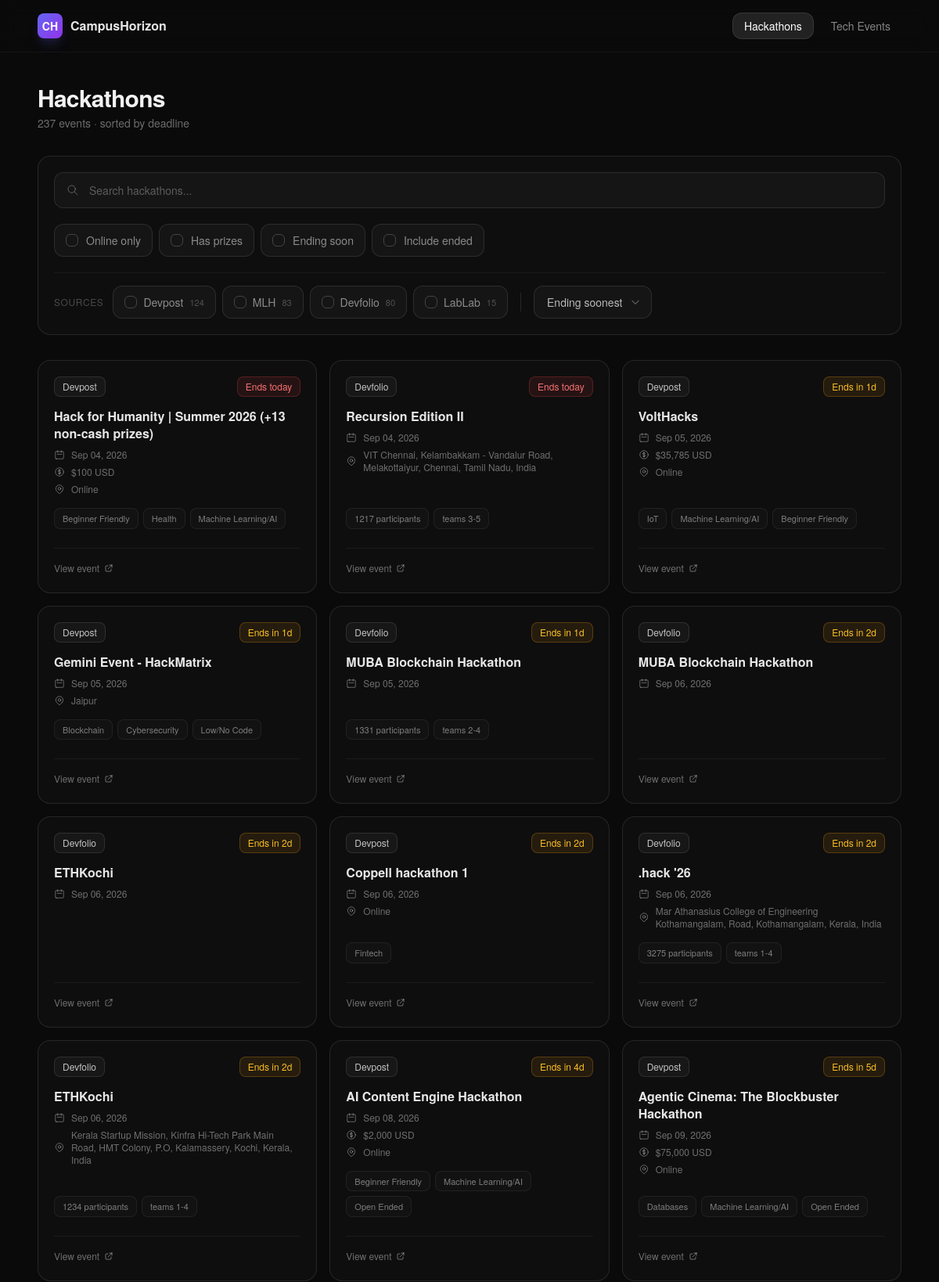
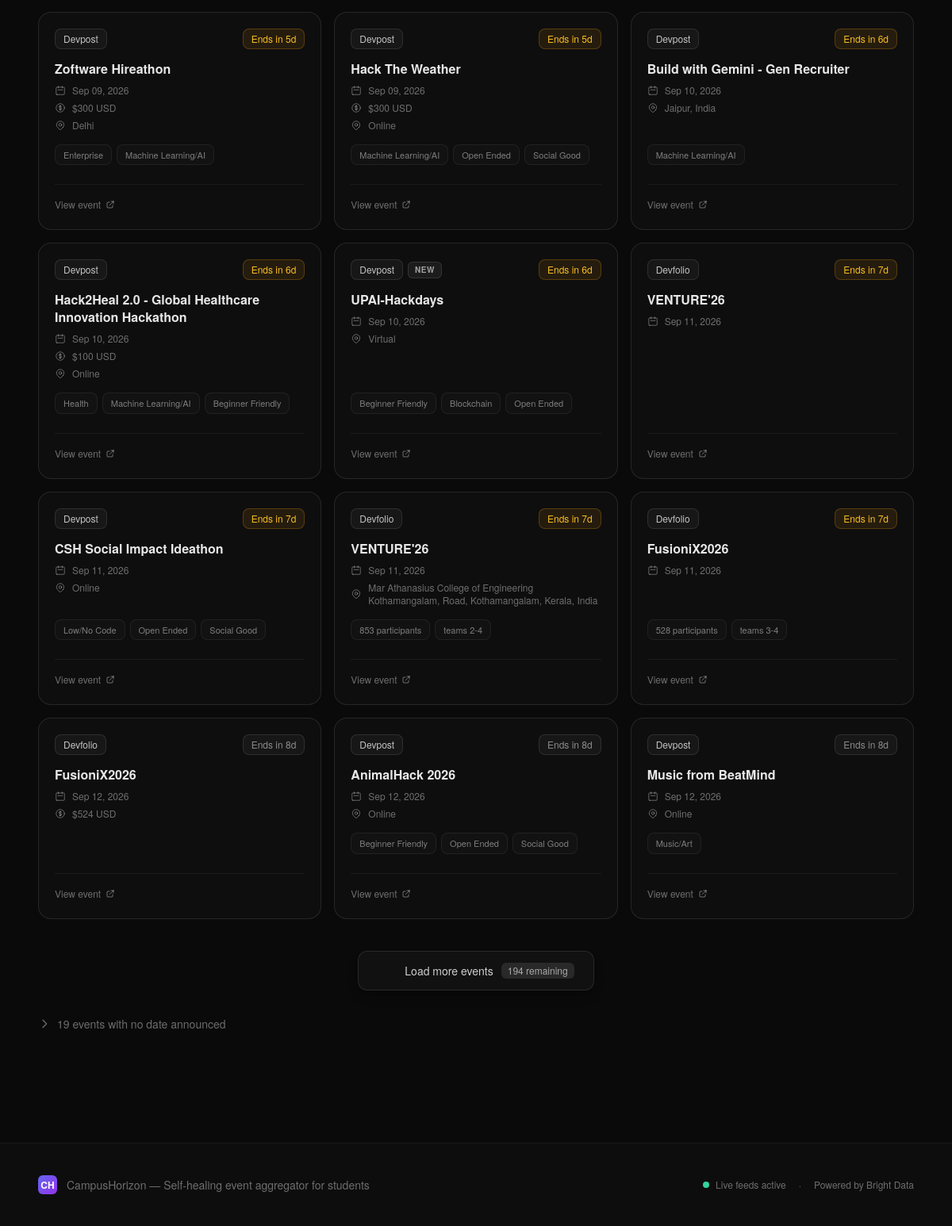
Page /hackathons/ on the earlier database version (2 pictures, top to bottom).
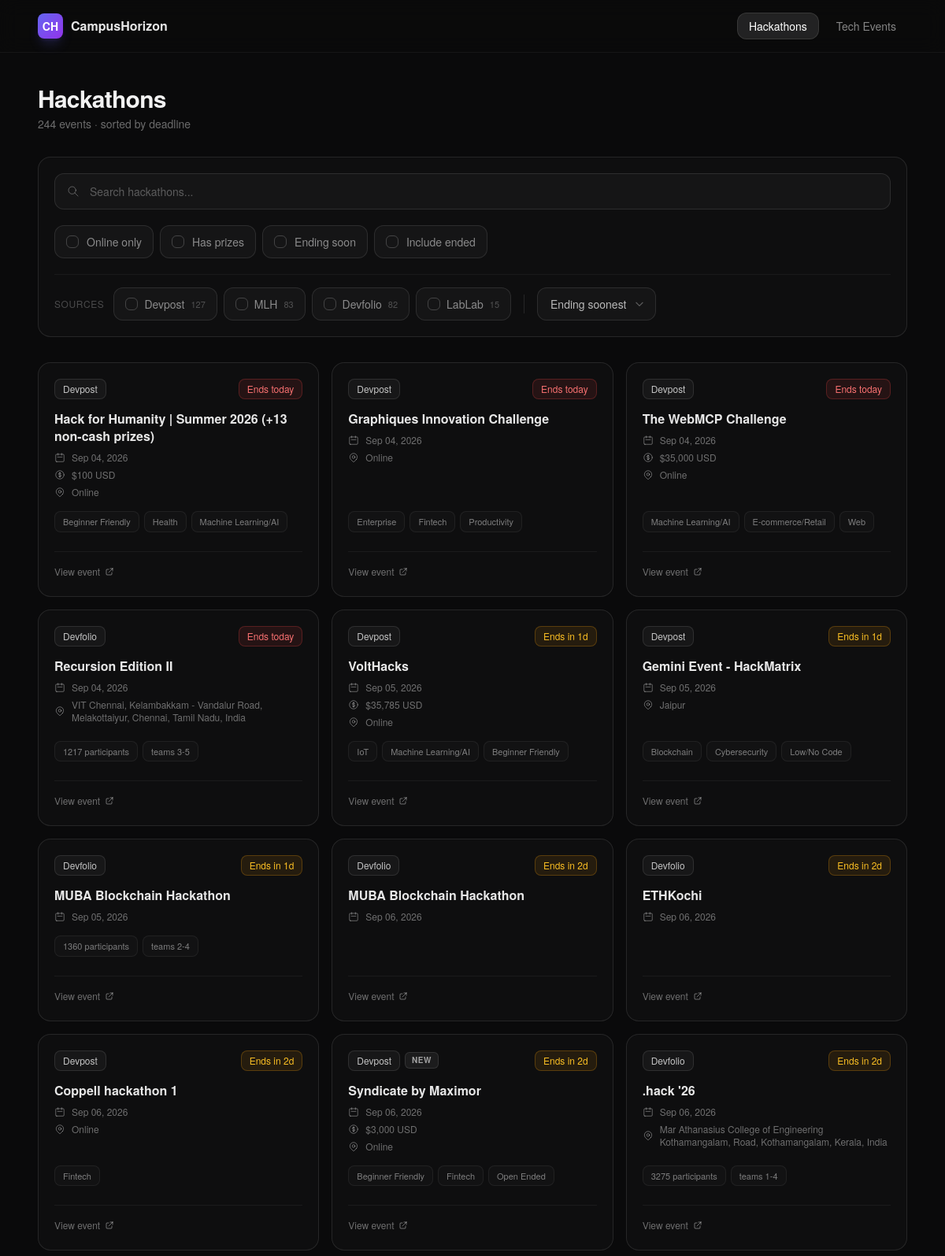
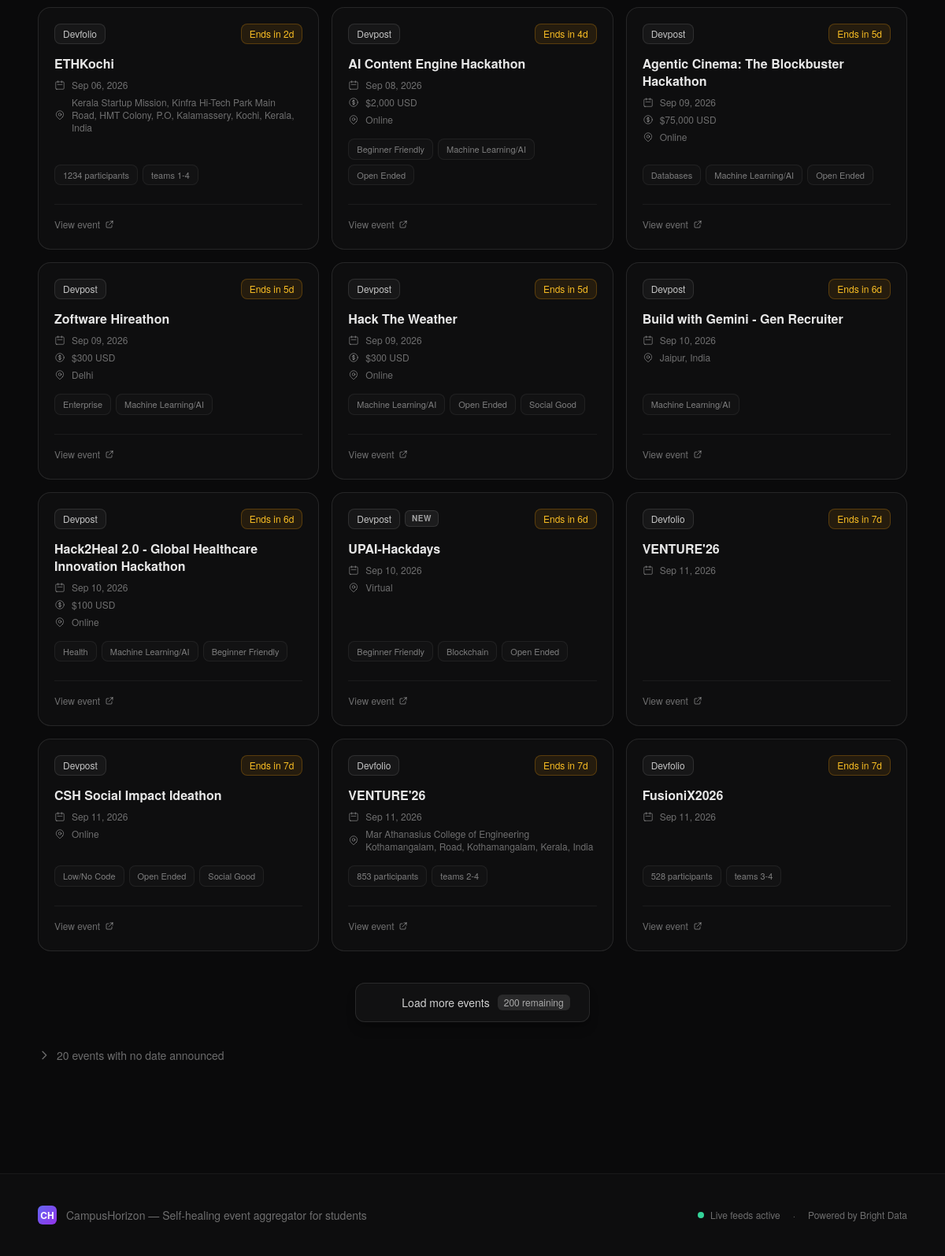
Same page on the later database version (2 pictures, top to bottom).
### events/models.py (models this page shows, shortened)
class Event(models.Model):
    title = models.CharField(max_length=500)
    source = models.CharField(max_length=20, choices=Source.choices, db_index=True)
    url = models.URLField(unique=True, max_length=1000)
    deadline = models.DateTimeField(null=True, blank=True, db_index=True)
    prizes = models.CharField(max_length=500, blank=True, default='')
    tags = models.JSONField(default=list, blank=True)
    is_online = models.BooleanField(null=True, blank=True)
    location = models.CharField(max_length=300, blank=True, default='')
    event_type = models.CharField(max_length=100, blank=True, default='')
    last_updated = models.DateTimeField(auto_now=True)
    created_at = models.DateTimeField(auto_now_add=True)
    class Meta:
        ordering = ['deadline']

### events/views.py (the view)
# urls.py: path('hackathons/', views.hackathons, name='hackathons'),
def hackathons(request):
    dated, undated, source_counts, active_filters, config = _get_feed(
        request, HACKATHON_SOURCES, 'hackathons'
    )
    selected_sources = [
        s for s in request.GET.getlist('source')
        if s in [x.value for x in HACKATHON_SOURCES]
    ]
    paginator = Paginator(dated, PAGE_SIZE)
    page_num = request.GET.get('page', 1)
    page_obj = paginator.get_page(page_num)
    remaining_count = max(0, paginator.count - (page_obj.number * PAGE_SIZE))
    next_page_url = _page_url(request, page_obj.next_page_number()) if page_obj.has_next() else None
    return render(request, 'events/feed.html', {
        'events': page_obj.object_list,
        'page_obj': page_obj,
        'remaining_count': remaining_count,
        'next_page_url': next_page_url,
        'undated_events': undated,
        'total_count': paginator.count + undated.count(),
        'source_counts': source_counts,
        'active_filters': active_filters,
        'filter_config': config,
        'page_title': 'Hackathons',
        'sources': HACKATHON_SOURCES,
        'category': 'hackathons',
        'selected_sources': selected_sources,
    })

### events/templatetags/event_filters.py (called while the page is built)
@register.filter
def source_color(source):
    return SOURCE_COLORS.get(source, {'bg': 'bg-white/10', 'text': 'text-white/60', 'border': 'border-white/20', 'label': source})

@register.filter
def get_item(dictionary, key):
    return dictionary.get(key)

@register.filter
def days_left(deadline):
    if not deadline:
        return None
    now = timezone.now()
    delta = deadline - now
    days = delta.days
    if days < 0:
        return 'ended'
    if days == 0:
        return 'today'
    return days

@register.filter
def deadline_badge_class(deadline):
    days = days_left(deadline)
    if days == 'ended':
        return 'border-white/5 bg-white/[0.02] text-white/30'
    if days == 'today':
        return 'border-red-500/25 bg-red-500/10 text-red-400'
    if isinstance(days, int) and days <= 7:
        return 'border-amber-500/25 bg-amber-500/10 text-amber-400'
    return 'border-white/10 bg-white/[0.04] text-white/50'

@register.filter
def stagger_delay(index):
    return f'{min(index * 0.04, 0.4):.2f}s'

### events/views.py (called while the page is built)
def _page_url(request, page_number):
    params = request.GET.copy()
    params['page'] = page_number
    qs = params.urlencode()
    return f'{request.path}?{qs}'

### events/templates/events/feed.html (shortened to what the changed rows need)
{% extends "events/base.html" %}
{% load event_filters %}
{% block content %}
<div id="feed">
    <div class="max-w-6xl mx-auto px-6 py-10">
        <div class="mb-8 flex items-end justify-between flex-wrap gap-3">
            <div>
                <h1 class="text-3xl font-bold text-white/95 tracking-tight">{{ page_title }}</h1>
                <p class="text-sm text-white/40 mt-1">
                    <span>{{ total_count }}</span> event{{ total_count|pluralize }}
                    {% if request.GET.sort == 'newest' %} &middot; newest first{% elif category == 'tech-events' %} &middot; sorted by event date{% else %} &middot; sorted by deadline{% endif %}
                </p>
            </div>
        </div>
        <form method="get"
              hx-get="{{ request.path }}"
              hx-target="#feed"
              hx-select="#feed"
              hx-swap="outerHTML"
              hx-trigger="change delay:120ms, keyup changed delay:400ms from:#q"
              hx-push-url="true"
              hx-indicator="#updating"
              class="mb-8 rounded-2xl border border-white/10 bg-white/[0.02] p-5 space-y-5">
            <div class="flex flex-wrap items-center gap-2 pt-4 border-t border-white/5">
                <span class="text-xs uppercase tracking-wider text-white/25 mr-1">Sources</span>
                {% for source in sources %}
                {% with sc=source|source_color count=source_counts|get_item:source.value %}
                <label class="inline-flex items-center gap-2 px-3.5 py-2.5 rounded-xl border text-sm cursor-pointer select-none transition-colors border-white/10 bg-white/[0.03] text-white/50 hover:text-white/80 has-[:checked]:{{ sc.border }} has-[:checked]:{{ sc.text }} has-[:checked]:{{ sc.bg }}">
                    <span class="relative w-4 h-4 rounded-md border border-white/20 has-[:checked]:border-white/30 has-[:checked]:bg-white/10">
                    </span>
                    {{ sc.label }}
                    {% if count %}<span class="text-[11px] text-white/25">{{ count }}</span>{% endif %}
                </label>
                {% endwith %}
                {% endfor %}
                <div class="relative">
                    <select name="sort" id="sort"
                            class="appearance-none pl-4 pr-9 py-2.5 rounded-xl border border-white/10 bg-white/[0.03] text-sm text-white/70 focus:outline-none focus:border-indigo-500/40 cursor-pointer">
                    </select>
                    <svg class="absolute right-3.5 top-1/2 -translate-y-1/2 w-3.5 h-3.5 text-white/30 pointer-events-none" fill="none" stroke="currentColor" viewBox="0 0 24 24">
                        <path stroke-linecap="round" stroke-linejoin="round" stroke-width="2" d="M19 9l-7 7-7-7"/>
                    </svg>
                </div>
            </div>
        </form>
        <div id="events-grid" class="grid gap-4 md:grid-cols-2 lg:grid-cols-3">
            <div id="load-more-batch" class="contents">
                {% for event in events %}
                    <div class="stagger-item h-full" style="animation-delay: {{ forloop.counter0|stagger_delay }}">
                        {% include "events/_event_card.html" with event=event %}
                    </div>
                {% empty %}
                <div class="col-span-full py-20 text-center text-white/30">
                    <p class="text-lg mb-1">No events found</p>
                    <p class="text-sm">Try adjusting your filters</p>
                </div>
                {% endfor %}
                {% if page_obj.has_next %}
                <div id="load-more-container" class="col-span-full mt-6 text-center">
                    <button hx-get="{{ next_page_url }}"
                            hx-target="#load-more-container"
                            hx-swap="outerHTML"
                            hx-select="#load-more-batch"
                            hx-indicator="#load-more-spinner"
                            class="inline-flex items-center gap-2.5 px-6 py-3.5 rounded-xl border border-white/10 bg-white/[0.03] hover:bg-white/[0.08] hover:border-white/20 text-sm font-medium text-white/80 hover:text-white transition-all cursor-pointer shadow-lg shadow-black/20">
                        <span>Load more events</span>
                        {% if remaining_count %}
                        <span class="px-2 py-0.5 rounded-md bg-white/10 text-xs text-white/60 font-normal">
                            {{ remaining_count }} remaining
                        </span>
                        {% endif %}
                    </button>
                </div>
                {% endif %}
            </div>
        </div>
        {% if undated_events %}
        <details class="mt-8">
            <summary class="cursor-pointer inline-flex items-center gap-2 text-sm text-white/40 hover:text-white/60 transition-colors select-none">
                <svg class="w-4 h-4 transition-transform duration-200 group-open:rotate-90" fill="none" stroke="currentColor" viewBox="0 0 24 24">
                    <path stroke-linecap="round" stroke-linejoin="round" stroke-width="2" d="M9 5l7 7-7 7"/>
                </svg>
                {{ undated_events|length }} event{{ undated_events|length|pluralize }} with no date announced
            </summary>
        </details>
        {% endif %}
    </div>
</div>
{% endblock %}

### events/templates/events/_event_card.html (shortened to what this page needs)
{% load event_filters %}
{% with sc=event.source|source_color %}
{% with badge_class=event.deadline|deadline_badge_class badge_text=event|deadline_badge_text %}
<article class="group relative rounded-2xl border border-white/10 bg-white/[0.02] p-5 transition-all duration-300 card-hover hover:bg-white/[0.04] h-full flex flex-col justify-between">
    <div class="flex-1 flex flex-col">
        <div class="flex items-center justify-between mb-3.5">
            <div class="flex items-center gap-1.5">
                <span class="inline-flex items-center px-2.5 py-1 rounded-lg text-xs font-medium border border-white/10 bg-white/[0.04] text-white/75 group-hover:border-white/15 transition-colors">
                    {{ sc.label }}
                </span>
                {% if event|is_recent %}
                <span class="inline-flex items-center px-2 py-0.5 rounded-md text-[10px] font-semibold uppercase tracking-wider border border-white/10 bg-white/[0.06] text-white/60">
                    New
                </span>
                {% endif %}
            </div>
            <span class="inline-flex items-center px-2.5 py-1 rounded-lg text-xs font-medium border {{ badge_class }}">
                {{ badge_text }}
            </span>
        </div>
        <h3 class="text-base font-semibold text-white/90 mb-2 line-clamp-2 leading-snug">
            <a href="{{ event.url }}" target="_blank" rel="noopener" class="hover:text-white transition-colors">
                {{ event.title|clean_title }}
            </a>
        </h3>
        <div class="space-y-1.5 mb-4">
            {% if event.deadline %}
            <div class="flex items-center gap-2 text-xs text-white/40">
                <svg class="w-3.5 h-3.5 shrink-0" fill="none" stroke="currentColor" viewBox="0 0 24 24">
                    <path stroke-linecap="round" stroke-linejoin="round" stroke-width="1.5" d="M8 7V3m8 4V3m-9 8h10M5 21h14a2 2 0 002-2V7a2 2 0 00-2-2H5a2 2 0 00-2 2v12a2 2 0 002 2z"/>
                </svg>
                {{ event.deadline|date:"M d, Y" }}
            </div>
            {% endif %}
            {% if event.prizes and event.source != 'luma' %}
            <div class="flex items-center gap-2 text-xs text-white/40">
                {{ event.prizes }}
            </div>
            {% endif %}
            {% if event.location %}
            <div class="flex items-center gap-2 text-xs text-white/40">
                {{ event.location }}
            </div>
            {% endif %}
        </div>
        {% if event.tags %}
        <div class="flex flex-wrap gap-1.5 mb-3 mt-auto">
            {% for tag in event.tags|slice:":3" %}
            <span class="px-2.5 py-1 rounded-lg border border-white/[0.06] bg-white/[0.02] text-[11px] text-white/45 group-hover:border-white/10 group-hover:text-white/65 transition-colors">{{ tag }}</span>
            {% endfor %}
        </div>
        {% endif %}
    </div>
    <div class="pt-3 border-t border-white/5 mt-3">
        <a href="{{ event.url }}" target="_blank" rel="noopener"
           class="inline-flex items-center gap-1.5 text-xs font-medium text-white/40 hover:text-white/70 transition-colors">
            View event
            <svg class="w-3 h-3" fill="none" stroke="currentColor" viewBox="0 0 24 24">
                <path stroke-linecap="round" stroke-linejoin="round" stroke-width="2" d="M10 6H6a2 2 0 00-2 2v10a2 2 0 002 2h10a2 2 0 002-2v-4M14 4h6m0 0v6m0-6L10 14"/>
            </svg>
        </a>
    </div>
</article>
{% endwith %}
{% endwith %}

Differences in the rows shown:
no longer on this page (row unchanged): Event: label "Devfolio", badge_text "Ends in 8d", title|clean_title "FusioniX2026", deadline "Sep 12, 2026", prizes "$524 USD"
no longer on this page (row unchanged): Event: label "Devpost", badge_text "Ends in 8d", title|clean_title "AnimalHack 2026", deadline "Sep 12, 2026", location "Online", tags "Beginner Friendly" "Open Ended" "Social Good"
no longer on this page (row unchanged): Event: label "Devpost", badge_text "Ends in 8d", title|clean_title "Music from BeatMind", deadline "Sep 12, 2026", location "Online", tags "Music/Art"
now on this page (row edited): Event: label "Devpost", badge_text "Ends today", title|clean_title "Graphiques Innovation Challenge", deadline "Sep 04, 2026", location "Online", tags "Enterprise" "Fintech" "Productivity"
now on this page (row edited): Event: label "Devpost", badge_text "Ends today", title|clean_title "The WebMCP Challenge", deadline "Sep 04, 2026", prizes "$35,000 USD", location "Online", tags "Machine Learning/AI" "E-commerce/Retail" "Web"
added Event: label "Devpost", shows "NEW", badge_text "Ends in 2d", title|clean_title "Syndicate by Maximor", deadline "Sep 06, 2026", prizes "$3,000 USD", location "Online", tags "Beginner Friendly" "Fintech" "Open Ended"
Other differences:
{{ total_count }}: "237" → "244"
{{ remaining_count }}: "194" → "200"
{{ undated_events|length }}: "19" → "20"
new list line: "Devpost 127"
new list line: "Devfolio 82"
new list line: "1360 participants"
list line gone: "Devpost 124"
list line gone: "Devfolio 80"
list line gone: "1331 participants"
